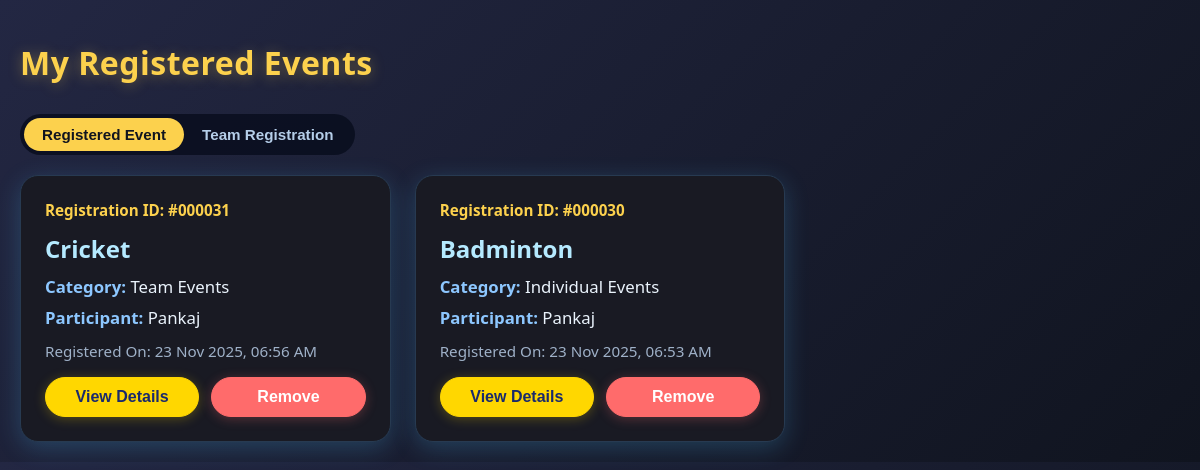
Screenshot of /events/registered_events.php (signed in) with the database file from the repository.
### tables this page shows
CREATE TABLE `event_registrations` (
  `registration_id` int(11) NOT NULL,
  `mhid` varchar(50) NOT NULL,
  `event_id` int(11) NOT NULL,
  `participant_name` varchar(255) NOT NULL,
  `phone` varchar(15) NOT NULL,
  `registered_at` timestamp NOT NULL DEFAULT current_timestamp()
);

CREATE TABLE `events` (
  `event_id` int(11) NOT NULL,
  `event_name` varchar(255) NOT NULL,
  `category` varchar(100) NOT NULL,
  `subcategory` varchar(100) DEFAULT NULL,
  `description` text DEFAULT NULL,
  `rules` text DEFAULT NULL,
  `prize_first` varchar(100) DEFAULT NULL,
  `prize_second` varchar(100) DEFAULT NULL,
  `contact_1` varchar(200) DEFAULT NULL,
  `contact_2` varchar(200) DEFAULT NULL,
  `image_url` varchar(500) DEFAULT NULL,
  `created_at` timestamp NOT NULL DEFAULT current_timestamp(),
  `event_mode` enum('solo','team','solo_team') NOT NULL DEFAULT 'solo',
  `team_main_players` tinyint(3) UNSIGNED DEFAULT NULL,
  `team_sub_players` tinyint(3) UNSIGNED DEFAULT NULL
);

### events/registered_events.php (the view, shortened to what this page needs)
<?php
require_once __DIR__ . '/../config/config.php';
$mhid = $_SESSION['mhid'];
try {
    $stmt = $pdo->prepare("
        SELECT
            er.registration_id,
            er.participant_name,
            er.registered_at,
            e.event_name,
            e.category,
            e.subcategory,
            e.event_id
        FROM event_registrations er
        JOIN events e ON er.event_id = e.event_id
        WHERE er.mhid = ?
        ORDER BY er.registered_at DESC
    ");
    $stmt->execute([$mhid]);
    $registrations = $stmt->fetchAll(PDO::FETCH_ASSOC);
} catch(Exception $e) {
    die("<div style='color:red;padding:20px;'>❌ Database Error: " . $e->getMessage() . "</div>");
}
?>
<!DOCTYPE html>
<html lang="en">
<head>
  <link rel="stylesheet" href="../assets/css/mobile-fix.css">
  </head>
  <body>
    <div class="container">
      <h1>My Registered Events</h1>
      <div class="tabs">
        <button type="button" class="tab-btn active" data-tab="tab-individual">Registered Event</button>
        <button type="button" class="tab-btn" data-tab="tab-team">Team Registration</button>
      </div>
      <div id="tab-individual" class="tab-content active">
        <?php if(count($registrations) > 0): ?>
          <div class="events-grid">
            <?php foreach($registrations as $reg): ?>
              <div class="event-card">
                <div class="reg-id">Registration ID: #<?php echo str_pad($reg['registration_id'], 6, '0', STR_PAD_LEFT); ?></div>
                <div class="event-name"><?php echo htmlspecialchars($reg['event_name']); ?></div>
                <div class="event-info">
                  <span>Category:</span> <?php echo htmlspecialchars($reg['subcategory'] ?? $reg['category']); ?>
                </div>
                <div class="event-info">
                  <span>Participant:</span> <?php echo htmlspecialchars($reg['participant_name']); ?>
                </div>
                <div class="registered-date">
                  Registered On: <?php echo date('d M Y, h:i A', strtotime($reg['registered_at'])); ?>
                </div>
                <div class="btn-group">
                  <button class="btn btn-view" onclick="window.location.href='registration_details.php?reg_id=<?php echo $reg['registration_id']; ?>'">View Details</button>
                  <button class="btn btn-remove" onclick="removeRegistration(<?php echo $reg['registration_id']; ?>)">Remove</button>
                </div>
              </div>
            <?php endforeach; ?>
          </div>
        <?php endif; ?>
      </div>
    </div>
  </body>
  </html>

### events/registered_events.php (style rules this page uses)
body { background: linear-gradient(135deg, #232743 0%, #10141f 100%); color: #eaf3fc; margin: 0; padding: 20px; font-family: 'Segoe UI', Tahoma, Geneva, Verdana, sans-serif; }
.container { max-width: 1200px; margin: 0 auto; }
.tabs { display: inline-flex; border-radius: 999px; background: rgba(9,14,30,0.85); padding: 4px; margin-bottom: 20px; }
.tab-btn { border: none; outline: none; padding: 8px 18px; border-radius: 999px; background: transparent; color: #b5cee9; font-weight: 600; cursor: pointer; font-size: 0.95rem; transition: background 0.2s, color 0.2s; }
.tab-btn.active { background: #fcd14d; color: #10141f; }
.tab-content { display: none; }
.tab-content.active { display: block; }
h1 { color: #fcd14d; font-size: 2rem; margin-bottom: 30px; letter-spacing: 0.5px; font-weight: 800; text-shadow: 0 2px 14px rgba(252,209,77,0.35); }
.events-grid { display: grid; grid-template-columns: repeat(3, 1fr); gap: 24px; }
.event-card { background: #191A23; border: 1.5px solid #273A51; border-radius: 18px; padding: 24px; box-shadow: 0 6px 24px rgba(76,198,255,0.22); transition: transform 0.2s, box-shadow 0.2s, border-color .2s; }
.reg-id { color: #fcd14d; font-weight: 700; font-size: 0.95rem; margin-bottom: 12px; }
.event-name { color: #b5eaff; font-size: 1.5rem; font-weight: 700; margin-bottom: 10px; }
.event-info { margin-bottom: 8px; font-size: 1.05rem; }
.event-info span { color: #8dc7ff; font-weight: 600; }
.registered-date { color: #9fb1c8; font-size: 0.95rem; margin: 12px 0; }
.btn-group { display: flex; gap: 12px; margin-top: 16px; }
.btn { flex: 1; padding: 10px 16px; border: 1.5px solid transparent; border-radius: 22px; font-weight: 600; font-size: 1rem; cursor: pointer; transition: background 0.2s, color .2s, box-shadow .2s, border-color .2s; }
.btn-view { background: #ffd700; color: #1a2a6c; border-color: #ffd700; box-shadow: 0 2px 12px rgba(255,215,0,0.26); }
.btn-remove { background: #ff6b6b; color: #fff; border-color: #ff6b6b; box-shadow: 0 2px 12px rgba(255,107,107,0.28); }

### rows the page displays
event_registrations: registration_id "000031", event.event_name "Cricket", event.subcategory "Team Events", participant_name "Pankaj", registered_at "23 Nov 2025, 06:56 AM"
event_registrations: registration_id "000030", event.event_name "Badminton", event.subcategory "Individual Events", participant_name "Pankaj", registered_at "23 Nov 2025, 06:53 AM"
